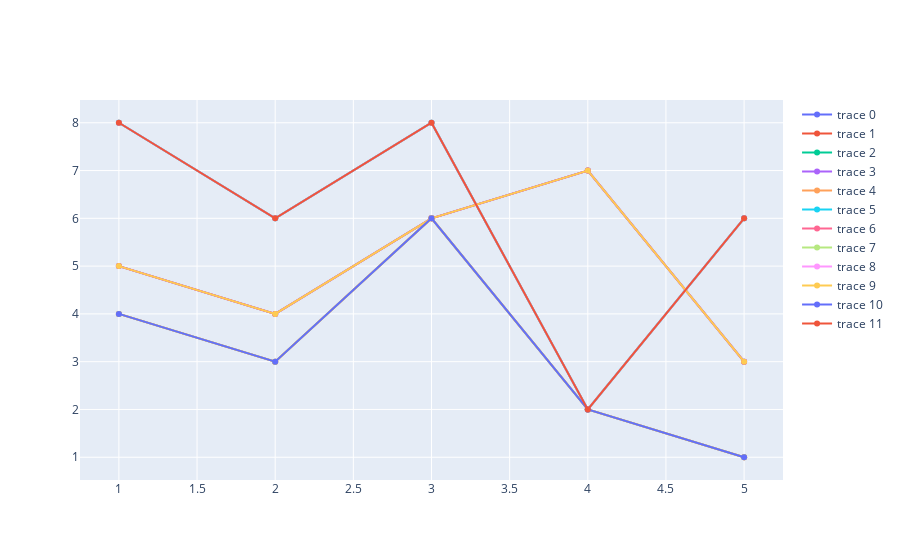

Notebook code cell kept with this figure:
### Code cell
fig.add_trace(go.Scatter(x=x1,y=y1))
fig.add_trace(go.Scatter(x=x2,y=y2))
fig.add_trace(go.Scatter(x=x3,y=y3))
fig.show()

### Figure 1 — Plotly figure (JSON) as saved in the notebook; plotly's stock layout.template omitted (floating-point values rounded to 4 significant figures)
{"data": [{"type": "scatter", "x": [1, 2, 3, 4, 5], "y": [5, 4, 6, 7, 3]}, {"type": "scatter", "x": [1, 2, 3, 4, 5], "y": [4, 3, 6, 2, 1]}, {"type": "scatter", "x": [1, 2, 3, 4, 5], "y": [8, 6, 8, 2, 6]}, {"type": "scatter", "x": [1, 2, 3, 4, 5], "y": [5, 4, 6, 7, 3]}, {"type": "scatter", "x": [1, 2, 3, 4, 5], "y": [4, 3, 6, 2, 1]}, {"type": "scatter", "x": [1, 2, 3, 4, 5], "y": [8, 6, 8, 2, 6]}, {"type": "scatter", "x": [1, 2, 3, 4, 5], "y": [5, 4, 6, 7, 3]}, {"type": "scatter", "x": [1, 2, 3, 4, 5], "y": [4, 3, 6, 2, 1]}, {"type": "scatter", "x": [1, 2, 3, 4, 5], "y": [8, 6, 8, 2, 6]}, {"type": "scatter", "x": [1, 2, 3, 4, 5], "y": [5, 4, 6, 7, 3]}, {"type": "scatter", "x": [1, 2, 3, 4, 5], "y": [4, 3, 6, 2, 1]}, {"type": "scatter", "x": [1, 2, 3, 4, 5], "y": [8, 6, 8, 2, 6]}], "layout": {"autosize": true, "xaxis": {"autorange": true, "range": [0.7277, 5.272], "type": "linear"}, "yaxis": {"autorange": true, "range": [0.4223, 8.578], "type": "linear"}}}
